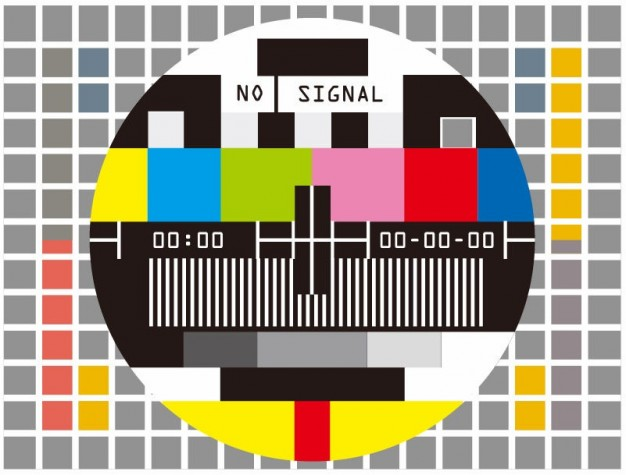
#> input picture practica1/resources/images/prueba.jpg, 626 x 475 px
$ python histograma.py
#> lines starting #> are read from the running program, lines starting #| are printed output that depends on the picture
'''
PRACTICA: Histograma de una imagen en color.
Autor: Carlos Barreiro Mata
'''

# Importamos las librerias necesarias
import cv2
import numpy as np
from matplotlib import pyplot as plt

# Variable que contiene la ruta de la imagen
IMAGEN = "resources/images/prueba.jpg"

# Leemos la imagen y la guardamos en la variable img
img = cv2.imread(IMAGEN)
#> img is the input picture: shape (475, 626, 3); mean B, G, R 134.8, 152.2, 161.9

# Creamos una tupla (array) que contiene los caracteres: b,g,r
color = ('b','g','r')

# bucle que recorre el vector color.
# En su recorrido define a su elemento como col.
# i en su recorrido es el indice, por ejemplo, b es 0, g es 1, r es 2.
for i,col in enumerate(color):
	# Obtenemos el histograma de la imagen (BGR) la capa i de 0 a 256 valores
	histr = cv2.calcHist([img],[i],None,[256],[0,256])
	# Predibujamos en la libreria plt el histograma actual
	plt.plot(histr,color = col)
	# Indicamos el rango del eje X a mostrar
	plt.xlim([0,256])

# Finalmente dibujamos la grafica
plt.show()
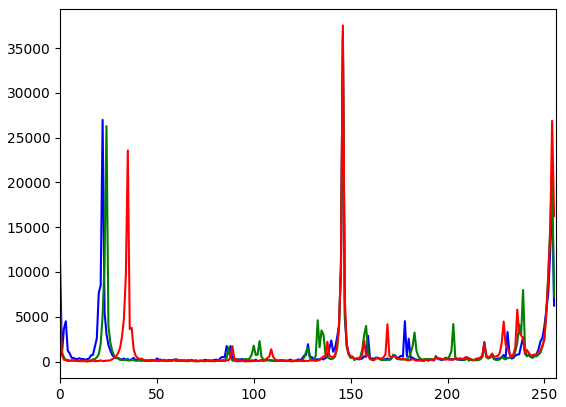
#> figure drawn by matplotlib, 1 panel; curve peaks at x = 146, y = 36224; curve peaks at x = 146, y = 36901; curve peaks at x = 146, y = 37536
